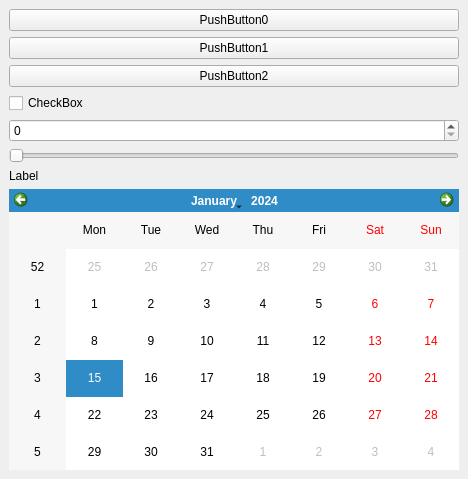
<?xml version="1.0" encoding="UTF-8"?>
<ui version="4.0">
 <class>SamplePlugin</class>
 <widget class="QDockWidget" name="SamplePlugin">
  <property name="geometry">
   <rect>
    <x>0</x>
    <y>0</y>
    <width>468</width>
    <height>479</height>
   </rect>
  </property>
  <property name="windowTitle">
   <string>DockWidget</string>
  </property>
  <widget class="QWidget" name="dockWidgetContents">
   <layout class="QVBoxLayout" name="verticalLayout_2">
    <item>
     <layout class="QVBoxLayout" name="verticalLayout">
      <item>
       <widget class="QPushButton" name="_btn0">
        <property name="text">
         <string>PushButton0</string>
        </property>
       </widget>
      </item>
      <item>
       <widget class="QPushButton" name="_btn1">
        <property name="text">
         <string>PushButton1</string>
        </property>
       </widget>
      </item>
      <item>
       <widget class="QPushButton" name="_btn2">
        <property name="text">
         <string>PushButton2</string>
        </property>
       </widget>
      </item>
      <item>
       <widget class="QCheckBox" name="_checkBox">
        <property name="text">
         <string>CheckBox</string>
        </property>
       </widget>
      </item>
      <item>
       <widget class="QSpinBox" name="_spinBox"/>
      </item>
      <item>
       <widget class="QSlider" name="_slider">
        <property name="orientation">
         <enum>Qt::Horizontal</enum>
        </property>
       </widget>
      </item>
      <item>
       <widget class="QLabel" name="_label">
        <property name="text">
         <string>Label</string>
        </property>
       </widget>
      </item>
      <item>
       <widget class="QCalendarWidget" name="_calendar"/>
      </item>
     </layout>
    </item>
   </layout>
  </widget>
 </widget>
 <resources/>
 <connections/>
</ui>
